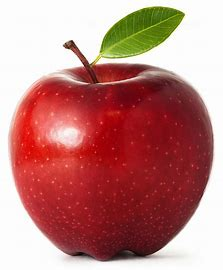
#> input picture openCV_class(cv2)/img/apple.jpg, 223 x 270 px
$ python c_threshold.py
#> lines starting #> are read from the running program, lines starting #| are printed output that depends on the picture; after the words box and inside, x2 and y2 are one past the last pixel; in counts of white or black regions, pixels touching at a corner belong together
import cv2
import matplotlib.pyplot as plt

img = cv2.imread('../img/apple.jpg', 0)
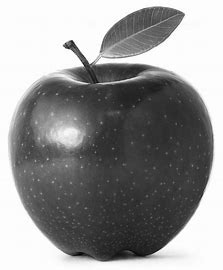
#> img: shape (270, 223); min 0, max 255, mean 148

_, thresh1 = cv2.threshold(img, 127, 255, cv2.THRESH_BINARY)
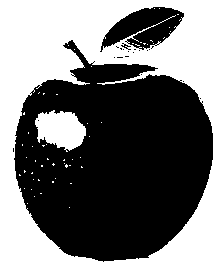
#> thresh1: shape (270, 223); 46.8% white; 57 white regions (55 under 20 px), largest, box (x1, y1, x2, y2) and area: (0, 0, 223, 270) 26575, (35, 110, 86, 152) 1473

thresh2 = cv2.adaptiveThreshold(img, 255, cv2.ADAPTIVE_THRESH_MEAN_C, cv2.THRESH_BINARY, 5, 2)
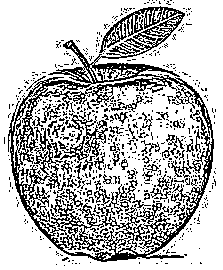
#> thresh2: shape (270, 223); 73.8% white; black in thin lines or dots
thresh3 = cv2.adaptiveThreshold(img, 255, cv2.ADAPTIVE_THRESH_GAUSSIAN_C, cv2.THRESH_BINARY, 11, 2)
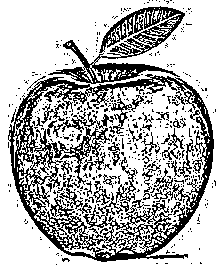
#> thresh3: shape (270, 223); 71.9% white; black in thin lines or dots


plt.figure(figsize=(15,5))
plt.subplot(1, 4, 1)
plt.imshow(img, 'gray')
plt.title('Original')
plt.axis('off')

plt.subplot(1, 4, 2)
plt.imshow(thresh1, 'gray')
plt.title('Global Thresholding')
plt.axis('off')

plt.subplot(1, 4, 3)
plt.imshow(thresh2, 'gray')
plt.title('Adaptive Mean Thresholding')
plt.axis('off')

plt.subplot(1, 4, 4)
plt.imshow(thresh3, 'gray')
plt.title('Adaptive Gaussian Thresholding')
plt.axis('off')

plt.show()

$ run again, with openCV_class(cv2)/img/b.jpg copied over openCV_class(cv2)/img/apple.jpg
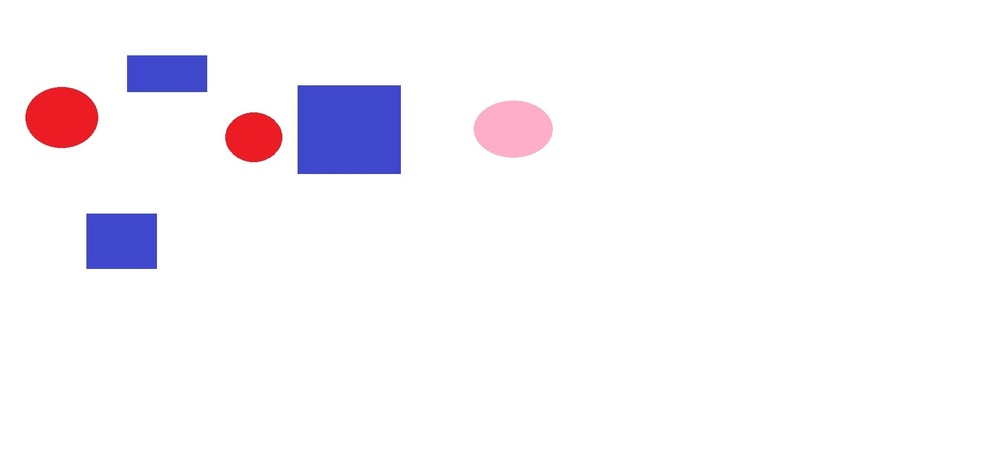
#> input picture openCV_class(cv2)/img/b.jpg, 1000 x 452 px, shrunk from 1771 x 800 before the run
#> `_, thresh1 = cv2.threshold(img, 127, 255, cv2.THRESH_BINARY)`:
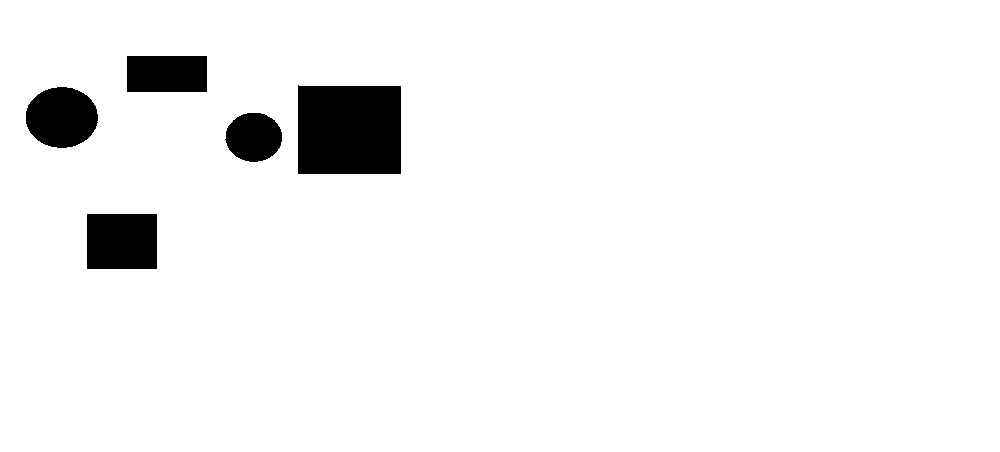
#> thresh1: shape (452, 1000); 95.3% white; 5 black regions, box (x1, y1, x2, y2) and area: (298, 85, 401, 174) 9065, (87, 214, 157, 269) 3850, (26, 87, 98, 148) 3443, (127, 56, 207, 92) 2880, (225, 113, 282, 162) 2173
#> thresh2: shape (452, 1000); 99.1% white; black in thin lines or dots, all inside (x1, y1, x2, y2) = (24, 48, 560, 271)
#> `thresh3 = cv2.adaptiveThreshold(img, 255, cv2.ADAPTIVE_THRESH_GAUSSIAN..`:
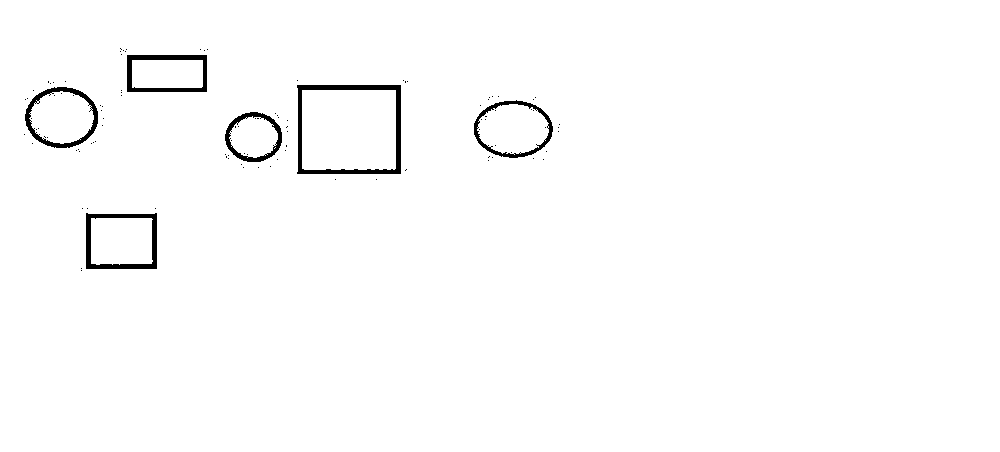
#> thresh3: shape (452, 1000); 98.6% white; 108 black regions (102 under 20 px), largest, box (x1, y1, x2, y2) and area: (297, 85, 401, 174) 1682, (86, 213, 157, 269) 1095, (127, 55, 207, 92) 974, (25, 87, 98, 148) 916, (474, 100, 553, 158) 774, (225, 112, 282, 162) 710
